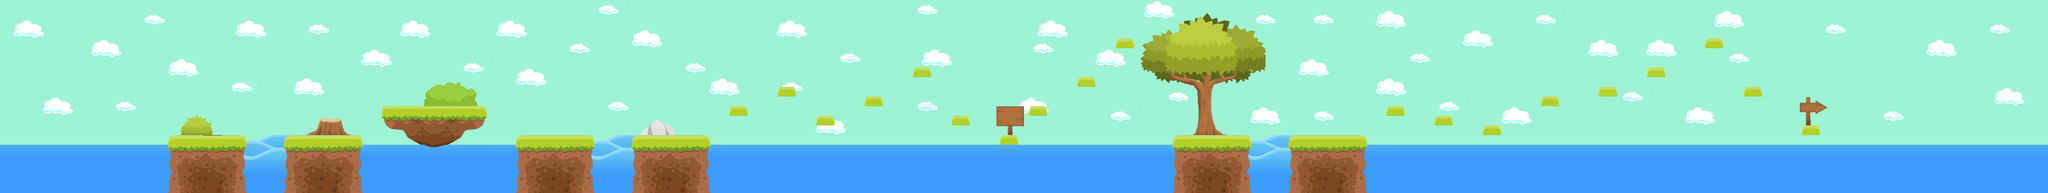

Tiled map render using the project's own tile images. Description and the map definition, with tile-layer contents summarised, below:
An orthogonal 212x20 tile map with 16x16 px tiles, 3 tile layers (background, backgroundwall, walls), 3 tilesets.

<map version="1.0" orientation="orthogonal" renderorder="right-down" width="212" height="20" tilewidth="16" tileheight="16" nextobjectid="1">
 <tileset firstgid="1" name="tileSet-hd" tilewidth="16" tileheight="16" tilecount="256" columns="16">
  <image source="tileSet.png" trans="fe80fe" width="256" height="256" />
 </tileset>
 <tileset firstgid="257" name="tilesetbueno" tilewidth="16" tileheight="16" tilecount="2100" columns="75">
  <image source="tilesetbueno.png" width="1200" height="459" />
 </tileset>
 <tileset firstgid="2357" name="tileset_bosque" tilewidth="16" tileheight="16" tilecount="1736" columns="62">
  <image source="tileset_bosque.jpg" width="1000" height="459" />
 </tileset>
 <layer name="background" width="212" height="20">
  <data>[4240 cells, 4203 non-empty, 82 distinct tile ids]</data>
 </layer>
 <layer name="backgroundwall" width="212" height="20">
  <data>[4240 cells, 892 non-empty, 306 distinct tile ids]</data>
 </layer>
 <layer name="walls" width="212" height="20">
  <data>[4240 cells, 244 non-empty, 47 distinct tile ids]</data>
 </layer>
</map>
